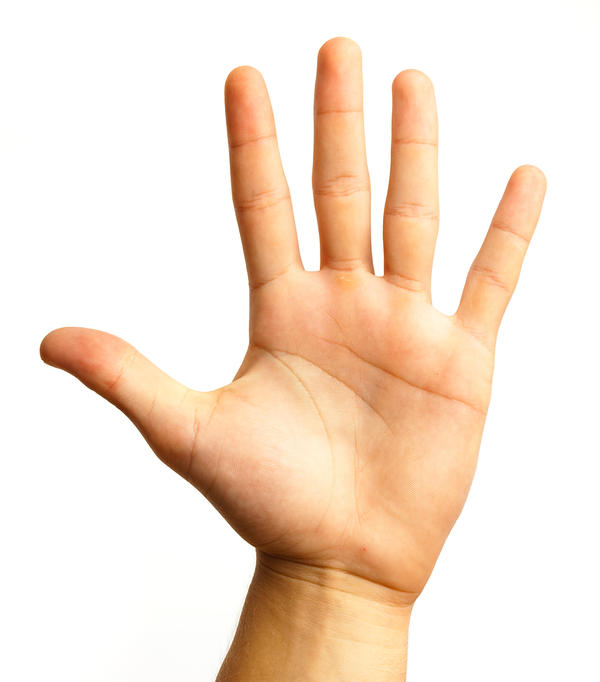
#> input picture Image-Contor/hand.jpg, 600 x 682 px
$ python cotour.py
#> lines starting #> are read from the running program, lines starting #| are printed output that depends on the picture; after the words box and inside, x2 and y2 are one past the last pixel; in counts of white or black regions, pixels touching at a corner belong together
import numpy as np
import matplotlib.pyplot as plt
import cv2


# Read in the image
image = cv2.imread('hand.jpg')
#> image is the input picture: shape (682, 600, 3); mean B, G, R 210.3, 226.7, 246

# Change color to RGB (from BGR)
image = cv2.cvtColor(image, cv2.COLOR_BGR2RGB)

gray = cv2.cvtColor(image,cv2.COLOR_RGB2GRAY)
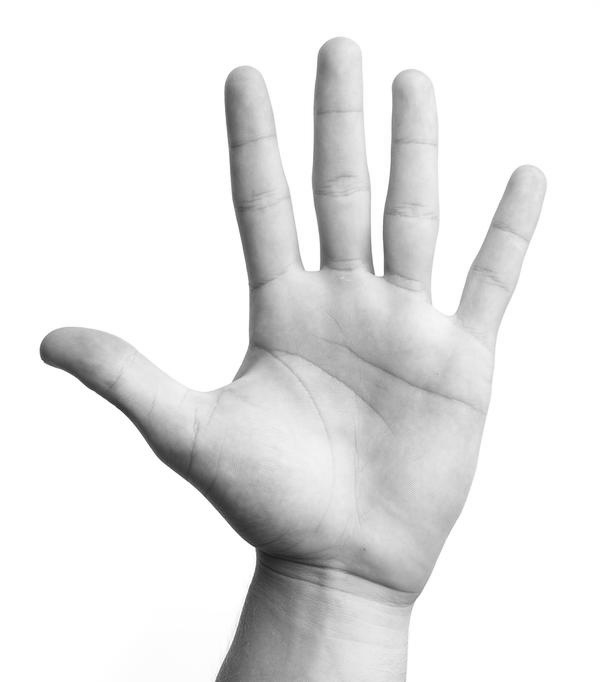
#> gray: shape (682, 600); min 29, max 255, mean 230.6

# Create a binary thresholded image
retval, binary = cv2.threshold(gray, 225, 255, cv2.THRESH_BINARY_INV)
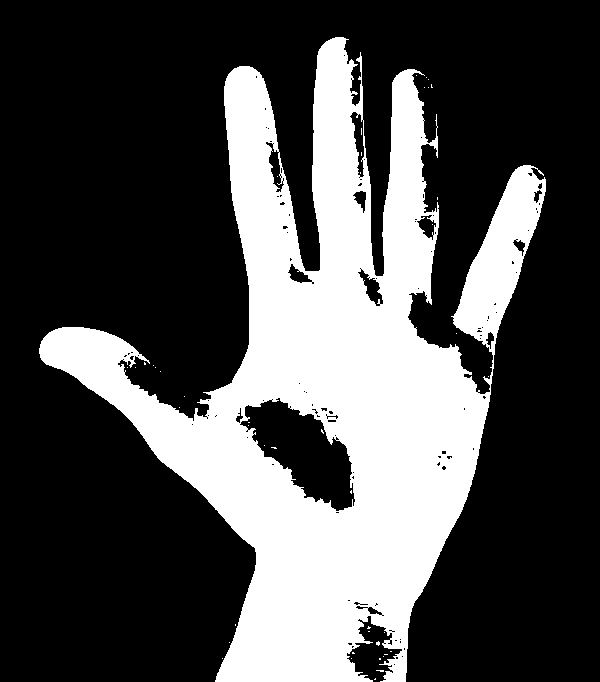
#> binary: shape (682, 600); 30.3% white; 44 white regions (43 under 20 px)

# Find contours from thresholded, binary image
contours, hierarchy = cv2.findContours(binary, cv2.RETR_TREE, cv2.CHAIN_APPROX_SIMPLE)
#> contours = 175 contours, 157 with area under 20; largest, box (x1, y1, x2, y2) and area: (39, 37, 546, 682) 130944, (239, 397, 356, 512) 6779, (349, 111, 365, 178) 516, (357, 268, 384, 307) 416, (265, 141, 285, 193) 392

# Draw all contours on a copy of the original image
contours_image = np.copy(image)
contours_image = cv2.drawContours(contours_image, contours, -1, (0,255,0), 3)
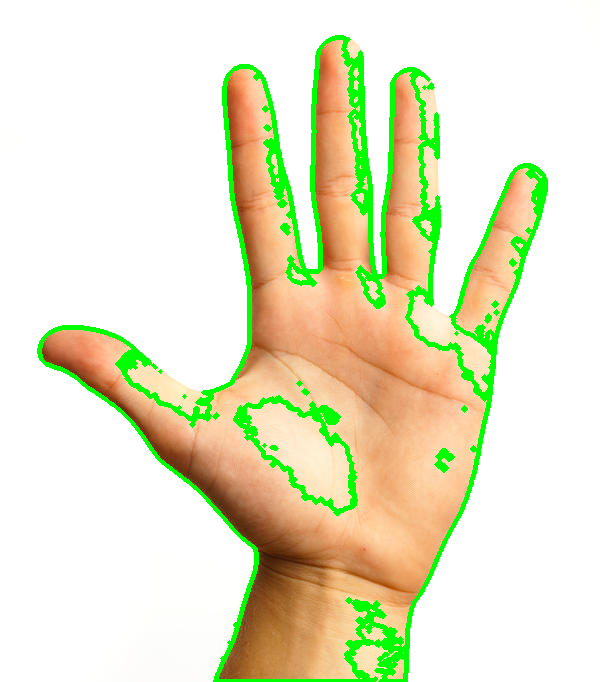
#> contours_image: shape (682, 600, 3); mean R, G, B 230.1, 229.9, 199

plt.imshow(contours_image)
plt.show()
